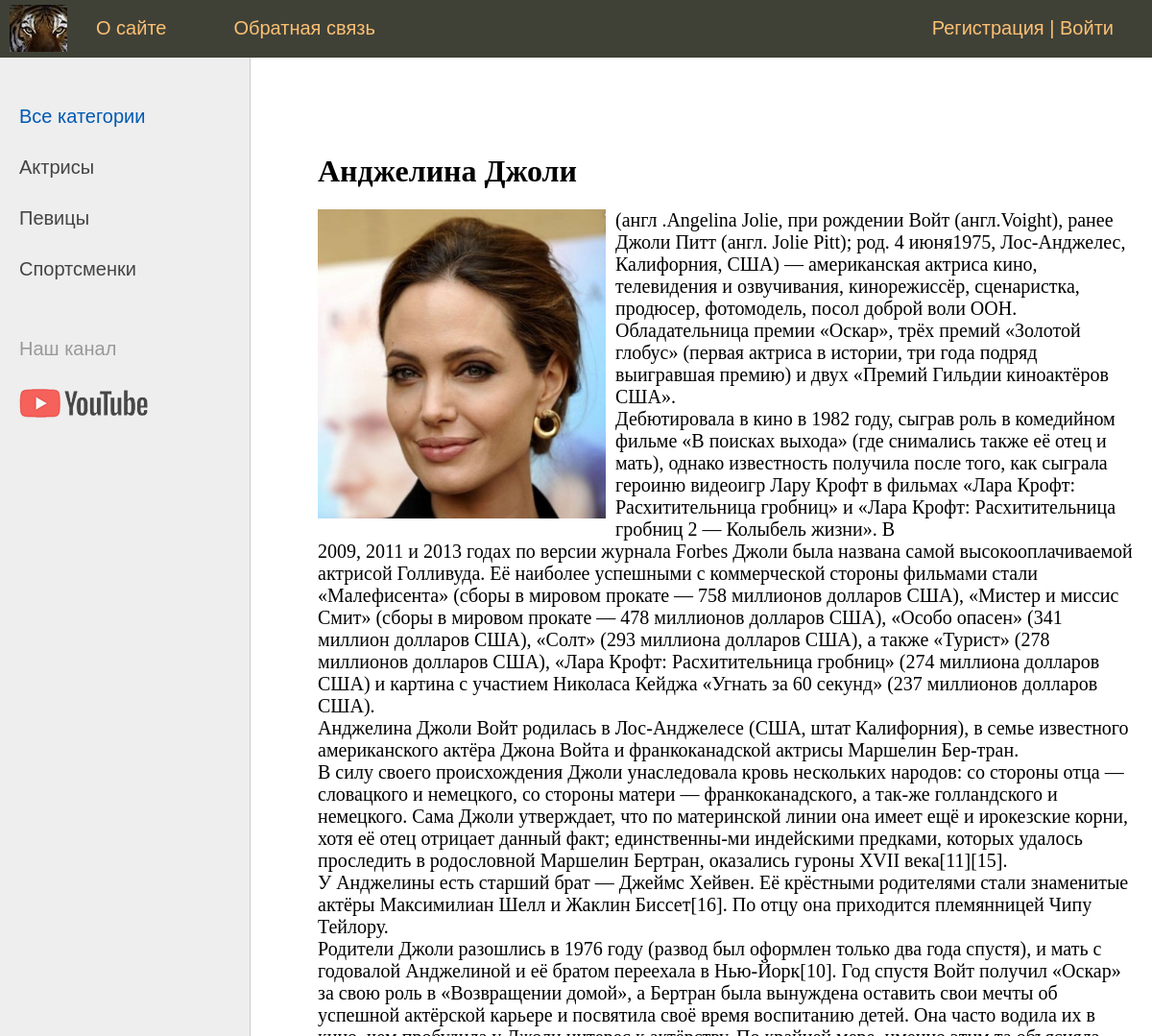
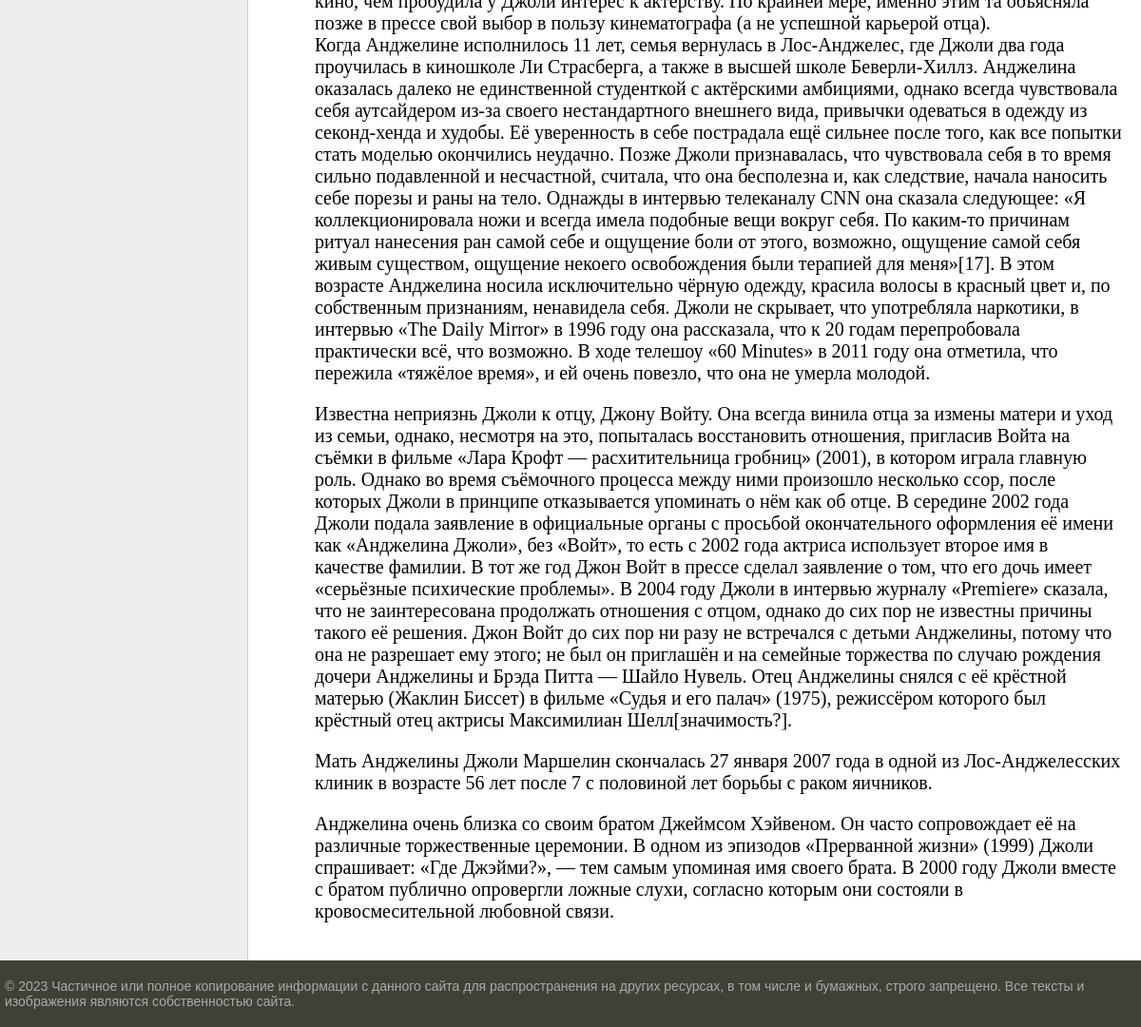
The app's page /post/andzhelina-dzholi/ with its own data (2 pictures, top to bottom).
### women/models.py (models this page shows, shortened)
class Category(models.Model):
    name = models.CharField(
        max_length=100, db_index=True, verbose_name='Категория')
    slug = models.SlugField(max_length=255, unique=True,
                            db_index=True, verbose_name='URL')
    def get_absolute_url(self):
        return reverse("category", kwargs={"cat_slug": self.slug})
    class Meta:
        verbose_name = 'Категории'
        verbose_name_plural = 'Категории'
        ordering = ['id']

class Women(models.Model):
    title = models.CharField(max_length=255, verbose_name='Заголовок')
    slug = models.SlugField(max_length=255, unique=True,
                            db_index=True, verbose_name='URL')
    content = models.TextField(blank=True, verbose_name='Текст статьи')
    photo = models.ImageField(
        upload_to='photos/%Y/%m/%d/', verbose_name='Фото')
    time_create = models.DateTimeField(
        auto_now_add=True, verbose_name='Время создания')
    time_update = models.DateTimeField(
        auto_now=True, verbose_name='Время изменения')
    is_published = models.BooleanField(default=True, verbose_name='Публикация')
    cat = models.ForeignKey(
        'Category', on_delete=models.PROTECT, verbose_name='Категории')
    def __str__(self):
        return self.title
    class Meta:
        verbose_name = 'Известные женщины'
        verbose_name_plural = 'Известные женщины'
        ordering = ['time_create', 'title']

### women/views.py (the view)
# urls.py: path('post/<slug:post_slug>/', views.ShowPost.as_view(), name='post'),
class ShowPost(DataMixin, DetailView):
    model = Women
    template_name = 'women/post.html'
    slug_url_kwarg = 'post_slug'
    context_object_name = 'post'
    def get_context_data(self, *, object_list=None, **kwargs):
        context = super().get_context_data(**kwargs)
        c_def = self.get_user_context(title=context['post'])
        return context | c_def

### women/utils.py (called while the page is built)
    def get_user_context(self, **kwargs):
        context = kwargs
        cats = Category.objects.annotate(Count('women'))
        user_menu = menu.copy()
        if not self.request.user.is_authenticated:
            user_menu.pop(1)
        context['menu'] = user_menu
        context['cats'] = cats
        if 'cat_selected' not in context:
            context['cat_selected'] = 0
        return context

### women/templates/women/post.html
{% extends "women/base.html" %}
{% block content %}
<h1>{{post.title}}</h1>
{% if post.photo %}
<p><img class="img-article-left" src="{{post.photo.url}}"></p>
{% endif %}
{{post.content|linebreaks}}
{% endblock  %}

### women/templates/women/base.html (shortened to what this page needs)
{% load static %}
{% load women_tags %}
<!DOCTYPE html>
<html>
<head>
	<link type="text/css" href="{% static 'women/css/styles.css' %}" rel="stylesheet" />
</head>
<body>
<table class="table-page" border=0 cellpadding="0" cellspacing="0">
<tr><td valign=top>
{% block mainmenu %}
		<div class="header">
			<ul id="mainmenu" class="mainmenu">
			<li class="logo"><a href="{% url 'home' %}"><div class="logo"></div></a></li>
{% for m in menu %}
			<li><a href="{% url m.url_name %}">{{m.title}}</a></li>
{% endfor %}
			{% if request.user.is_authenticated %}
			<li class="last"> {{user.username}} | <a href="{% url 'logout' %}">Выйти</a></li>
			{% else %}
			<li class="last"><a href="{% url 'register' %}">Регистрация</a> | <a href="{% url 'login' %}">Войти</a></li>
			{% endif %}
			</ul>
		</div>
{% endblock mainmenu %}
<table class="table-content" border=0 cellpadding="0" cellspacing="0">
<tr>
	<td valign="top" class="left-chapters">
	<ul id="leftchapters">
{% if cat_selected == 0 %}
		<li class='selected'>Все категории</li>
{% else %}
		<li><a href="{% url 'home' %}">Все категории</a></li>
{% endif %}
{% for c in cats %}
{% if c.women__count > 0 %}
	{% if c.pk == cat_selected %}
		<li class='selected'>{{c.name}}</li>
	{% else %}
		<li><a href="{{ c.get_absolute_url }}">{{c.name}}</a></li>
	{% endif %}
{% endif %}
{% endfor %}
		<li class="share">
		<p>Наш канал</p>
		<a class="share-yt" href="https://www.youtube.com/channel/UChuUF3vVD_1kyIN5po31eXw" target="_blank" rel="nofollow"></a>
		</li>
	</ul>
</td>
<td valign="top" class="content">
	<div class="content-text">
{% block content %}
{% endblock %}
	</div>
</td></tr></table>
</td></tr>
<tr><td valign=top>
	<div id="footer">
		<p>&copy; 2023 Частичное или полное копирование информации с данного
      сайта для распространения на других ресурсах, в том числе и
      бумажных, строго запрещено. Все тексты и изображения являются
      собственностью сайта.</p>
	</div>
</td></tr></table>
</body>
</html>

### women/static/women/css/styles.css (style rules this page uses)
html, body { font-family: 'Arial'; margin: 0; padding: 0; height: 100%; width: 100%; color: #444; }
a { color: #0059b2; text-decoration: none; }
img { max-width: 600px; height: auto; }
img.img-article-left { max-width: 300px; height: auto; float: left; padding: 0 10px 10px 0; }
.table-page { width: 100%; height: 100%; vertical-align: top; }
.table-page tr { height: 100%; }
.header { background: #3F4137; height: 60px; }
.logo { background: url('../images/logo.png') no-repeat 10px 5px; width: 70px; height: 60px; }
ul.mainmenu { list-style: none; margin: 0; padding: 0; height: 60px; color: #fdc073; font-size: 20px; overflow: hidden; }
ul.mainmenu li { float: left; margin: 18px 40px 0 30px; }
ul.mainmenu li.logo { margin: 0; }
ul.mainmenu li.last { float: right; }
ul.mainmenu li a { color: #fdc073; text-decoration: none; }
.table-content { width: 100%; min-height: 100%; height: 100%; }
.left-chapters { margin: 0; background: #eee; border-right: 1px solid #ccc; min-height: 100%; }
.left-chapters ul { width: 230px; min-height: 100%; margin: 0; padding: 20px 10px 10px 20px; list-style: none; font-size: 20px; }
.left-chapters ul li { margin: 30px 0 0 0; color: #999; }
.left-chapters ul li.selected { color: #0059b2; }
.left-chapters ul li a { color: #444; text-decoration: none; }
.left-chapters ul li.share { margin: 60px 0 0 0; }
.left-chapters ul li.share p { margin: 30px 0 30px 0; }
.left-chapters ul li.share a { display: inline-block; width: 40px; height: 40px; margin: 0 20px 0 0; }
.left-chapters ul li.share a.share-yt { width: 100%; height: 30px; background: url('../images/share_yt.png') no-repeat 0 0 }
.content { padding: 40px 20px 20px 40px; width: 100%; box-sizing: border-box; }
.content-text { margin: 60px 0 0 30px; color: #000; font-size: 20px; font-family: Yandex Sans Display Light; }
.content-text h1 { font-size: 32px; }
#footer { box-sizing: border-box; background: #3F4137; padding: 5px; color: #aaa; font-size: 14px; font-family: Verdana, Geneva, Arial, Helvetica; text-align: left; overflow: hidden; }

### records on screen
Category: name "Актрисы"
Category: name "Певицы"
Category: name "Спортсменки"
Women: title "Анджелина Джоли", photo (picture), content "(англ .Angelina Jolie, при рождении Войт (англ.Voight), ранее Джоли Питт (англ. Jolie Pitt); род. 4 июня1975, Лос-Анджелес, Калифорния, США) — американская актриса кино, телевидения и озвучивания, кинорежиссёр, сценаристка, продюсер, фотомодель, посол доброй воли ООН. Обладательница премии «Оскар», трёх премий «Золотой глобус» (первая актриса в истории, три года подряд выигравшая премию) и двух «Премий Гильдии киноактёров США». Дебютировала в кино в 1982 году, сыграв роль в комедийном фильме «В поисках выхода» (где снимались также её отец и мать), однако известность получила после того, как сыграла героиню видеоигр Лару Крофт в фильмах «Лара Крофт: Расхитительница гробниц» и «Лара Крофт:…"

### other values on screen
{{ m.title }} "О сайте" "Обратная связь"
